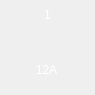
<?xml version="1.0" encoding="UTF-8"?>
<ui version="4.0">
 <class>HomeBoxWid</class>
 <widget class="QWidget" name="HomeBoxWid">
  <property name="geometry">
   <rect>
    <x>0</x>
    <y>0</y>
    <width>95</width>
    <height>95</height>
   </rect>
  </property>
  <property name="windowTitle">
   <string>Form</string>
  </property>
  <property name="styleSheet">
   <string notr="true">color: rgb(255, 255, 255);</string>
  </property>
  <widget class="QPushButton" name="pushButton">
   <property name="geometry">
    <rect>
     <x>-9</x>
     <y>-9</y>
     <width>111</width>
     <height>111</height>
    </rect>
   </property>
   <property name="styleSheet">
    <string notr="true">background-color: transparent;
background: rgba(0, 0, 0, 0);
border:1px solid rgba(0,0,0,0);</string>
   </property>
   <property name="text">
    <string/>
   </property>
   <property name="iconSize">
    <size>
     <width>81</width>
     <height>81</height>
    </size>
   </property>
   <property name="autoDefault">
    <bool>false</bool>
   </property>
   <property name="default">
    <bool>false</bool>
   </property>
   <property name="flat">
    <bool>true</bool>
   </property>
  </widget>
  <widget class="QLabel" name="titleLab">
   <property name="geometry">
    <rect>
     <x>-4</x>
     <y>5</y>
     <width>103</width>
     <height>20</height>
    </rect>
   </property>
   <property name="styleSheet">
    <string notr="true">background-color: transparent;</string>
   </property>
   <property name="text">
    <string>1</string>
   </property>
   <property name="alignment">
    <set>Qt::AlignCenter</set>
   </property>
  </widget>
  <widget class="QLabel" name="iconLab_1">
   <property name="geometry">
    <rect>
     <x>25</x>
     <y>30</y>
     <width>15</width>
     <height>25</height>
    </rect>
   </property>
   <property name="styleSheet">
    <string notr="true">background-color: transparent;
border:none;
</string>
   </property>
   <property name="text">
    <string/>
   </property>
   <property name="alignment">
    <set>Qt::AlignCenter</set>
   </property>
  </widget>
  <widget class="QLabel" name="curLab">
   <property name="geometry">
    <rect>
     <x>6</x>
     <y>60</y>
     <width>81</width>
     <height>20</height>
    </rect>
   </property>
   <property name="styleSheet">
    <string notr="true">background-color: transparent;
</string>
   </property>
   <property name="text">
    <string>12A</string>
   </property>
   <property name="alignment">
    <set>Qt::AlignCenter</set>
   </property>
  </widget>
  <widget class="QLabel" name="iconLab_2">
   <property name="geometry">
    <rect>
     <x>42</x>
     <y>30</y>
     <width>15</width>
     <height>25</height>
    </rect>
   </property>
   <property name="styleSheet">
    <string notr="true">background-color: transparent;</string>
   </property>
   <property name="text">
    <string/>
   </property>
   <property name="alignment">
    <set>Qt::AlignCenter</set>
   </property>
  </widget>
  <widget class="QLabel" name="iconLab_3">
   <property name="geometry">
    <rect>
     <x>59</x>
     <y>30</y>
     <width>16</width>
     <height>25</height>
    </rect>
   </property>
   <property name="styleSheet">
    <string notr="true">background-color: transparent;</string>
   </property>
   <property name="text">
    <string/>
   </property>
   <property name="alignment">
    <set>Qt::AlignCenter</set>
   </property>
  </widget>
  <zorder>titleLab</zorder>
  <zorder>iconLab_1</zorder>
  <zorder>curLab</zorder>
  <zorder>iconLab_2</zorder>
  <zorder>iconLab_3</zorder>
  <zorder>pushButton</zorder>
 </widget>
 <resources/>
 <connections/>
</ui>
